Frame 1 (no input): blank canvas, image omitted
Frame 60 (the mouse pressed at the canvas centre just before this capture): blank canvas, image omitted
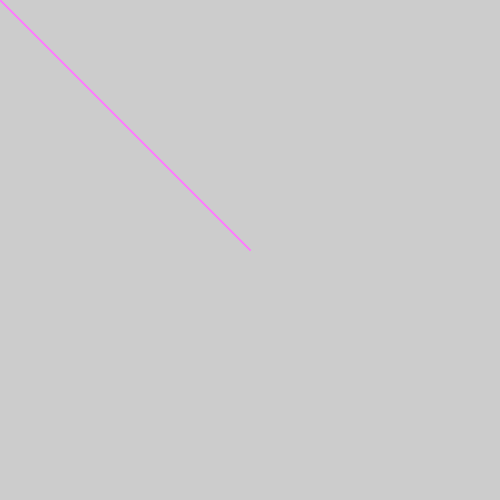
Frame 120 (the mouse held since frame 60 and released just before this capture)

The Processing sketch whose frames 1 and 60 were blank and that drew this single picture after the mouse press (run headless with seeded random() and noise(); from frame 60 on, the mouse is pressed at the canvas centre):

// Processing sketch: processing_182744
// ── processing_182744.pde

void setup() {
size(500,500);
}

void draw() {
stroke(mouseX, 130, mouseY); 
line(0,0,mouseX,mouseY);
}
